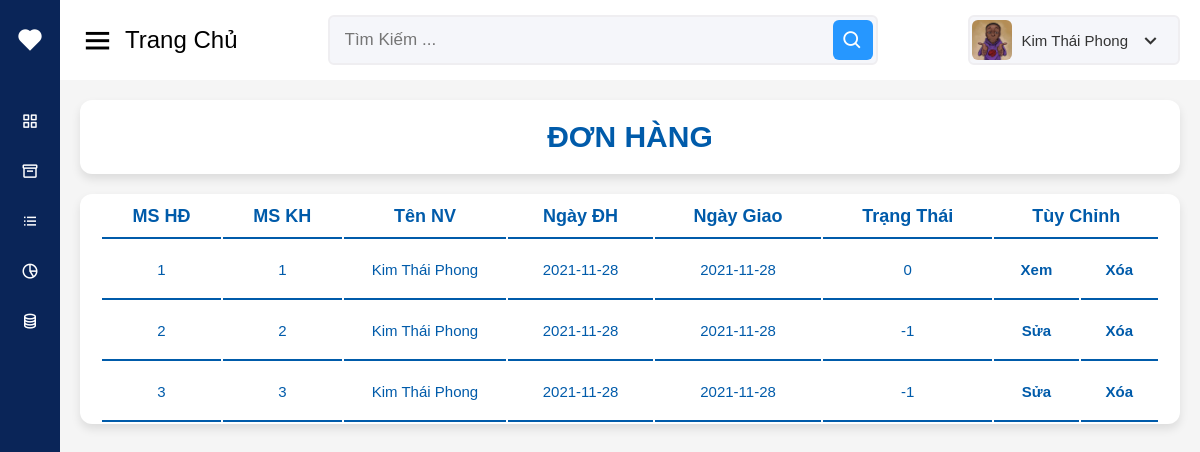
Screenshot of /Nhanvien/donhang.php with the database file from the repository.
### tables this page shows
CREATE TABLE `nhanvien` (
  `msnv` int(11) NOT NULL,
  `hotennv` varchar(100) DEFAULT NULL,
  `chucvu` varchar(100) DEFAULT NULL,
  `diachi` varchar(100) DEFAULT NULL,
  `sodienthoai` int(11) DEFAULT NULL
);

CREATE TABLE `dathang` (
  `sodondh` int(11) NOT NULL,
  `mskh` int(11) NOT NULL,
  `msnv` int(11) NOT NULL,
  `ngaydh` date DEFAULT NULL,
  `ngaygh` date DEFAULT NULL,
  `trangthaidh` int(11) DEFAULT NULL
);

### db/dbconnection.php (called while the page is built, shortened)
<?php
function executeResult($sql) {
    $conn = mysqli_connect(HOST, USERNAME, PASSWORD, DATABASE);
    $result = mysqli_query($conn, $sql);
    $data = [];
    while($row = mysqli_fetch_array($result, 1)) {
        $data[] = $row;
    }
    return $data;
}
function executeSingleResult($sql) {
    $conn = mysqli_connect(HOST, USERNAME, PASSWORD, DATABASE);
    $result = mysqli_query($conn, $sql);
    $row    = mysqli_fetch_array($result, 1);
    return $row;
}

### Nhanvien/donhang.php (the view, shortened to what this page needs)
<?php
require_once('../db/dbconnection.php');
?>
<!DOCTYPE html>
<html lang="en">
<head>
    <link rel="stylesheet" href="admin.css">
    <link href='https://unpkg.com/boxicons@2.0.9/css/boxicons.min.css' rel='stylesheet'>
</head>
<body>
    <div class="sidebar">
        <div class="logo-details">
            <i class='bx bxs-heart'></i>
            <span class="logo_name">Durex</span>
        </div>
        <ul class="nav-links">
            <li>
                <a href="index.php">
                    <i class="bx bx-grid-alt"></i>
                    <span class="link_name">Trang Chủ</span>
                </a>
            </li>
            <li>
                <a href="product.php">
                    <i class="bx bx-box"></i>
                    <span class="link_name">Sản Phẩm</span>
                </a>
            </li>
            <li>
                <a href="category.php">
                    <i class="bx bx-list-ul"></i>
                    <span class="link_name">Loại Sản Phẩm</span>
                </a>
            </li>
            <li>
                <a href="khachhang.php">
                    <i class="bx bx-pie-chart-alt-2"></i>
                    <span class="link_name">Khách Hàng</span>
                </a>
            </li>
            <li>
                <a href="donhang.php">
                    <i class="bx bx-coin-stack"></i>
                    <span class="link_name">Đơn Hàng</span>
                </a>
            </li>
        </ul>
    </div>
    <section class="home-section">
        <nav>
            <div class="sidebar-button">
                <i class="bx bx-menu sidebarBtn"></i>
                <span class="dashboard">Trang Chủ</span>
            </div>
            <div class="search-box">
                <input type="text" placeholder="Tìm Kiếm ...">
                <i class='bx bx-search'></i>
            </div>
            <div class="profile-details">
                <img src="images/anhdaden.jpg" alt="">
                <?php
                    $sql = 'select hotennv from nhanvien where msnv = -1';
                    $result = executeSingleResult($sql);
                    echo '<span class="admin_name">'.$result['hotennv'].'</span>';
                ?>
                <i class="bx bx-chevron-down"></i>
            </div>
        </nav>
        <div class="donhang">
            <div class="donhang-content">
                <h1>Đơn hàng</h1>
                <table>
                    <tr>
                        <th>MS HĐ</th>
                        <th>MS KH</th>
                        <th>Tên NV</th>
                        <th>Ngày ĐH </th>
                        <th>Ngày Giao</th>
                        <th>Trạng Thái</th>
                        <th colspan="2">Tùy Chỉnh</th>
                    </tr>
                    <?php
                    $sql = 'select * from dathang';
                    $result = executeResult($sql);
                    foreach ($result as $row) {
                        $sql = 'SELECT * FROM nhanvien WHERE msnv = "'.($row['msnv']).'"';
                        $resultsel = executeSingleResult($sql);
                        echo '
                            <tr>
                                <td>'.$row['sodondh'].'</td>
                                <td>'.$row['mskh'].'</td>
                                <td>'.$resultsel['hotennv'].'</td>
                                <td>'.$row['ngaydh'].'</td>
                                <td>'.$row['ngaygh'].'</td>
                                <td>'.$row['trangthaidh'].'</td>';
                        if($row['trangthaidh'] == '-1') {
                            echo '<td onclick="edit('.$row['sodondh'].')"><span>Sửa</span></td>';
                        } else {
                            echo '<td onclick="xem('.$row['sodondh'].')"><span>Xem</span></td>';
                        }
                        echo '
                                <td onclick="xoa('.$row['sodondh'].')"><span>Xóa</span></td>
                            </tr>';
                        }
                    ?>
                </table>
            </div>
        </div>
    </section>
</body>
</html>

### Nhanvien/admin.css (style rules this page uses)
* { margin: 0; padding: 0; box-sizing: border-box; font-family: 'Josefin Sans', sans-serif;; }
body { min-height: 100vh; width: 100%; }
.sidebar { position: fixed; height: 100%; width: 240px; background-color: #0A2558; transition: all 0.5s ease; }
.sidebar .logo-details { height: 80px; width: 100%; display: flex; align-items: center; }
.sidebar .logo-details i { font-size: 28px; font-weight: 500; color: #fff; min-width: 60px; text-align: center; }
.sidebar .logo-details .logo_name { font-size: 24px; font-weight: 500; color: #fff; }
.sidebar .nav-links { margin-top: 16px; }
.sidebar .nav-links li { height: 50px; width: 100%; list-style: none; }
.sidebar .nav-links li a { height: 100%; width: 100%; display: flex; align-items: center; text-decoration: none; transition: all 0.4 ease; }
.sidebar .nav-links li a i { min-width: 60px; text-align: center; color: #fff; font-size: 18px; }
.sidebar .nav-links li a .link_name { color: #fff; font-size: 15px; font-weight: 400; white-space: nowrap; }
.home-section { background-color: #f5f5f5; position: relative; min-height: 100vh; width: calc(100% - 240px); left: 240px; transition: all 0.5s ease; }
.home-section nav { position: fixed; width: calc(100% - 240px); left: 240px; height: 80px; background-color: #fff; padding: 0 20px; display: flex; align-items: center; justify-content: space-between; transition: all 0.5s ease; z-index: 2; }
.home-section nav .sidebar-button { display: flex; align-items: center; font-size: 24px; font-weight: 500; }
.home-section nav .sidebar-button i { font-size: 35px; margin-right: 10px; }
.home-section nav .search-box { height: 50px; width: 550px; margin: 0 20px; position: relative; }
nav .search-box input { position: absolute; height: 100%; width: 100%; border-radius: 6px; padding: 0 15px; font-size: 17px; outline: none; background: #F5F6FA; border: 2px solid #EFEEF1; }
nav .search-box .bx-search { position: absolute; right: 5px; top: 50%; transform: translateY(-50%); height: 40px; width: 40px; background: #2697FF; border-radius: 6px; color: #fff; font-size: 22px; line-height: 40px; text-align: center; }
.home-section nav .profile-details { display: flex; align-items: center; height: 50px; min-width: 190px; background: #F5F6FA; border: 2px solid #EFEEF1; border-radius: 6px; padding: 0 15px 0 2px; cursor: pointer; }
nav .profile-details img { height: 40px; width: 40px; object-fit: cover; border-radius: 6px; }
nav .profile-details .admin_name { font-size: 15px; font-weight: 500; color: #333; margin: 0 10px; white-space: nowrap; }
nav .profile-details i { color: #333; font-size: 25px; }
@media (max-width: 1216px) { .sidebar { width: 60px; } }
@media (max-width: 1216px) { .home-section { width: calc(100% - 60px); left: 60px; } }
@media (max-width: 1216px) { .home-section nav { width: calc(100% - 60px); left: 60px; } }
.donhang-content { padding: 80px 20px; }
.donhang-content > h1 { padding: 20px; margin: 20px 0; font-size: 30px; color: #005baa; border-collapse: collapse; text-align: center; background: #fff; box-shadow: 0 5px 10px rgba(0, 0 ,0 ,0.1); border-radius: 12px; text-transform: uppercase; }
.donhang .donhang-content table { padding: 0 20px; width: 100%; text-align: center; background: #fff; box-shadow: 0 5px 10px rgba(0, 0 ,0 ,0.1); border-radius: 12px; }
.donhang .donhang-content tr { width: 500px; }
.donhang .donhang-content table th { padding: 10px; font-size: 18px; color: #005baa; border-collapse: collapse; border-bottom: 2px solid #005baa; }
.donhang .donhang-content table td { font-size: 15px; color: #005baa; margin: 0px 0px 0px 0px; padding: 20px 0; border-bottom: 2px solid #005baa; }
.donhang .donhang-content table td span { font-size: 15px; font-weight: bold; cursor: pointer; border-radius: 12px; padding: 10px; text-align: center; justify-content: center; transition: all 0.5s ease; }

### rows the page displays
nhanvien: hotennv "Kim Thái Phong"
dathang: sodondh "1", mskh "1", msnv.hotennv "Kim Thái Phong", ngaydh "2021-11-28", ngaygh "2021-11-28", trangthaidh "0"
dathang: sodondh "2", mskh "2", msnv.hotennv "Kim Thái Phong", ngaydh "2021-11-28", ngaygh "2021-11-28", trangthaidh "-1"
dathang: sodondh "3", mskh "3", msnv.hotennv "Kim Thái Phong", ngaydh "2021-11-28", ngaygh "2021-11-28", trangthaidh "-1"
